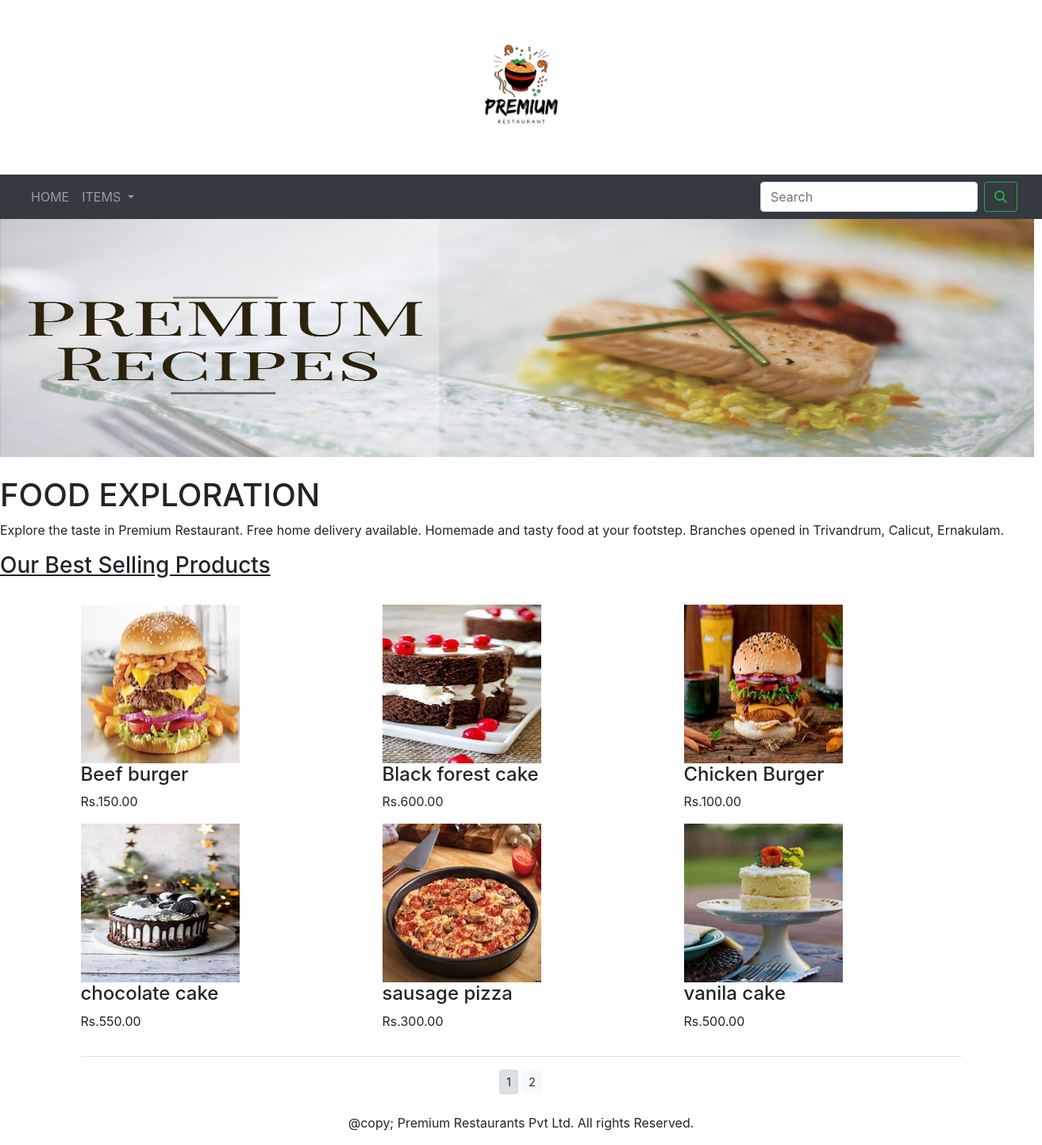
The page / on the database its author committed.
### shops/models.py (models this page shows, shortened)
class Product(models.Model):
    name = models.CharField(max_length=250, unique=True)
    slug = models.SlugField(max_length=250, unique=True)
    description = models.TextField(blank=True)
    price = models.DecimalField(max_digits=10, decimal_places=2)
    category = models.ForeignKey(Category, on_delete=models.CASCADE)
    image = models.ImageField(upload_to='product', blank=True)
    stock = models.IntegerField()
    available = models.BooleanField(default=True)
    created = models.DateTimeField(auto_now_add=True)
    class Meta:
        ordering = ('name',)
        verbose_name = 'product'
        verbose_name_plural = 'products'
    def get_url(self):
        return reverse('shops:prodCatdetail', args=[self.category.slug, self.slug])

### shops/views.py (the view)
# urls.py: path('', views.allProdCat, name='allProdCat'),
def allProdCat(request, c_slug=None):
    c_page = None
    products_list = None
    if c_slug != None:
        c_page = get_object_or_404(Category, slug=c_slug)
        products_list = Product.objects.all().filter(category=c_page, available=True)
    else:
        products_list = Product.objects.all().filter(available=True)
    paginator = Paginator(products_list, 6)
    try:
        page = int(request.GET.get('page', '1'))
    except:
        page = 1
    try:
        products = paginator.page(page)
    except (InvalidPage, EmptyPage):
        products = paginator.page(paginator.num_pages)
    return render(request, 'category.html', {'category': c_page, 'products': products})

### cart/context_processors.py (called while the page is built)
def counter(request):
    item_count = 0
    if 'admin' in request.path:
        return {}
    else:
        try:
            cart = Cart.objects.filter(cart_id=_cart_id(request))
            cart_items = CartItem.objects.all().filter(cart=cart[:1])
            for cart_item in cart_items:
                item_count += cart_item.quantity
        except Cart.DoesNotExist:
            item_count = 0
    return dict(item_count=item_count)

### cart/views.py (called while the page is built)
def _cart_id(request):
    cart = request.session.session_key
    if not cart:
        cart = request.session.create()
    return cart

### shops/context_processors.py (called while the page is built)
def menu_links(request):
    links = Category.objects.all()
    return dict(links=links)

### shops/models.py (called while the page is built)
    def get_url(self):
        return reverse('shops:products_by_category', args=[self.slug])

### templates/category.html (shortened to what this page needs)
{% extends 'base.html' %}
{% load static %}
{% block content %}
<div>
  {% if category %}
     <img src="{{category.image.url}}" alt="{{category.name}}">
</div><br>
<div>
  <h1>{{category.name}}</h1>
  <p>
    {{category.description}}
  </p>
</div>
 {% else %}
<div>
  <img src="{% static 'PREMIUM.jpg' %}" alt="banner" width="1303px" height="300px">
</div><br>
<div>
  <h1>FOOD EXPLORATION</h1>
  <p>Explore the taste in Premium Restaurant. Free home delivery available. Homemade and tasty food at your footstep.
  Branches opened in Trivandrum, Calicut, Ernakulam.</p>
</div>
{% endif %}
<div>
  <div>
      <h3><u>Our Best Selling Products</u></h3><br>
      <div class="container">
          <div class="row max-auto">
    {% for product in products.object_list %}
    <div class="my_bottom_margin col-9 col-sm-12 col-md-12 col-lg-4">
      <div class="card-text-center" style="min-width: 18 rem;">
                <a href="{{product.get_url}}"><img src="{{product.image.url}}" alt="{{product.name}}" width="200" height="200"> </a>
        <div>
          <h4> {{product.name}}</h4>
          <p>Rs.{{product.price}}</p>
        </div>
        </div>
      </div>
       {% endfor %}
     </div>
          <div class="max-auto">
              {% if products.paginator.num_pages > 1 %}
              <hr>
              <div class="text-center">
                  {% for pg in products.paginator.page_range %}
                  <a href="?page={{pg}}" class="btn btn-light btn-sm {% if products.number == pg %} active {% endif %}">{{pg}}</a>
                  {% endfor %}
              </div>
              {% endif %}
          </div><br>
    </div>
  </div>
</div>
{% endblock %}

### templates/base.html (shortened to what this page needs)
{% load static %}
<!DOCTYPE html>
<html lang="en">
<head>
    <link href="{% static 'css/bootstrap.min.css' %}" rel="stylesheet">
</head>
<body>
  <div>
    {% include 'header.html' %}
    {% include 'navbar.html' %}
    {% block content %}
    {% endblock %}
  </div>
    {% include 'footer.html' %}
</body>
</html>

### templates/header.html (shortened to what this page needs)
{% load static %}
<header>
  <center>
    <img src="{% static 'PREMIUMLOGO.png' %}" alt="logo" width="220px" height="220px">
  </center>
</header>

### templates/navbar.html (shortened to what this page needs)
{% load static %}
<nav class="navbar navbar-expand-lg navbar-dark bg-dark">
 <div class="container-fluid">
  <div class="collapse navbar-collapse" id="navbarSupportedContent">
    <ul class="navbar-nav mr-auto">
      <li class="nav-item">
        <a class="nav-link" href="{% url 'shops:allProdCat' %}">HOME</a>
      </li>
        <a class="nav-link dropdown-toggle" href="{% url 'shops:allProdCat' %}" id="navbarDropdown" role="button" data-toggle="dropdown" aria-haspopup="true" aria-expanded="false">
          ITEMS
        </a>
    </ul>
    <form action="{% url 'search_app:search' %}" method="get" class="form-inline my-2 my-lg-0">
        <input class="form-control mr-sm-2" type="search" placeholder="Search" aria-label="Search" name="q" id="qs">
        <button class="btn btn-outline-success my-2 my-sm-0" type="submit"><i class="fa fa-search"></i></button>
    </form>
  </div>
</div>
</nav>

### templates/footer.html
{% load static %}
<div style="position: relative; text-align: center">
  <p style=" bottom: 0;"> @copy; Premium Restaurants Pvt Ltd. All rights Reserved.</p>
</div>

### rows shown on the page
Product: image (picture), name "Beef burger", price "150.00"
Product: image (picture), name "Black forest cake", price "600.00"
Product: image (picture), name "Chicken Burger", price "100.00"
Product: image (picture), name "chocolate cake", price "550.00"
Product: image (picture), name "sausage pizza", price "300.00"
Product: image (picture), name "vanila cake", price "500.00"

### other values the page prints
{{ pg }} "1" "2"
